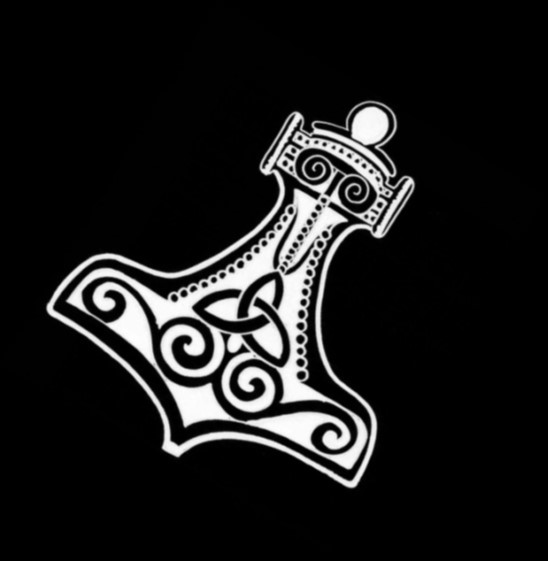
#> input picture else/hammer.jpg, 548 x 561 px, found by its file name
$ python warp_transform.py
#> lines starting #> are read from the running program, lines starting #| are printed output that depends on the picture
import cv2
import numpy as np

path = r'C:\\Users\\WANGH0M\\Desktop\\opencv\\gfg.png'
path = r'C:\\Users\\WANGH0M\\Desktop\\opencv\\hammer.jpg'

# Load the image
img = cv2.imread(path)
#> img is the input picture: shape (561, 548, 3); min 0, max 255, mean 27.1

def warp(img, pt_A, pt_B, pt_C, pt_D):
    "https://theailearner.com/tag/cv2-getperspectivetransform/"
    img_copy = np.copy(img)
    img_copy = cv2.cvtColor(img_copy,cv2.COLOR_BGR2RGB)

    # Here, I have used L2 norm. You can use L1 also.
    width_AD = np.sqrt(((pt_A[0] - pt_D[0]) ** 2) + ((pt_A[1] - pt_D[1]) ** 2))
    width_BC = np.sqrt(((pt_B[0] - pt_C[0]) ** 2) + ((pt_B[1] - pt_C[1]) ** 2))
    maxWidth = max(int(width_AD), int(width_BC))

    height_AB = np.sqrt(((pt_A[0] - pt_B[0]) ** 2) + ((pt_A[1] - pt_B[1]) ** 2))
    height_CD = np.sqrt(((pt_C[0] - pt_D[0]) ** 2) + ((pt_C[1] - pt_D[1]) ** 2))
    maxHeight = max(int(height_AB), int(height_CD))

    input_pts = np.float32([pt_A, pt_B, pt_C, pt_D])
    output_pts = np.float32([[0, 0],
                            [0, maxHeight - 1],
                            [maxWidth - 1, maxHeight - 1],
                            [maxWidth - 1, 0]])

    # Compute the perspective transform M
    M = cv2.getPerspectiveTransform(input_pts,output_pts)
    out = cv2.warpPerspective(img,M,(maxWidth, maxHeight),flags=cv2.INTER_LINEAR)

    cv2.imshow("Transformed patch" , out)
    cv2.waitKey(0)
    cv2.destroyAllWindows()


a, b = img.shape[0], img.shape[1]
#> a = 561; b = 548

# All points are in format [cols, rows]
pt_A = [0,0]
pt_B = [int(a/5), int(b/10)]
#> pt_B = [112, 54]
pt_C = [int(a/3), int(b/2)]
#> pt_C = [187, 274]
pt_D = [int(a/4), int(b/3)]
#> pt_D = [140, 182]

warp(img, pt_A, pt_B, pt_C, pt_D)
#> in warp, `out = cv2.warpPerspective(img,M,(maxWidth, maxHeight),flags=cv2.INTER_..`:
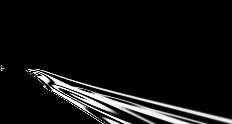
#> out: shape (124, 232, 3); min 0, max 254, mean 18

$ run again, with else/detect_blob.png saved as else/hammer.jpg
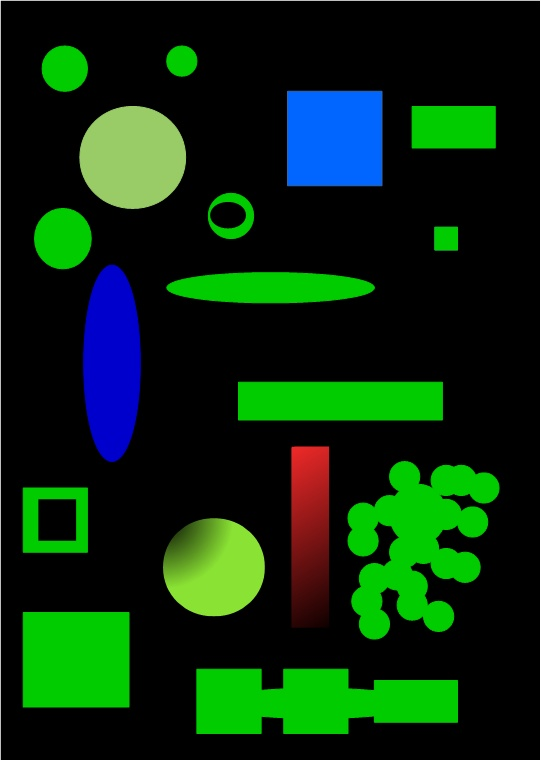
#> input picture else/detect_blob.png, 541 x 760 px, found by its file name
#> img is the input picture: shape (760, 541, 3); mean B, G, R 15.1, 44, 9.5
#> in warp, `out = cv2.warpPerspective(img,M,(maxWidth, maxHeight),flags=cv2.INTER_..`:
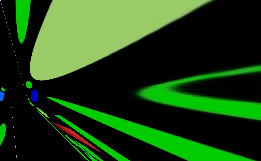
#> out: shape (161, 261, 3); mean B, G, R 21.3, 68, 30.7
